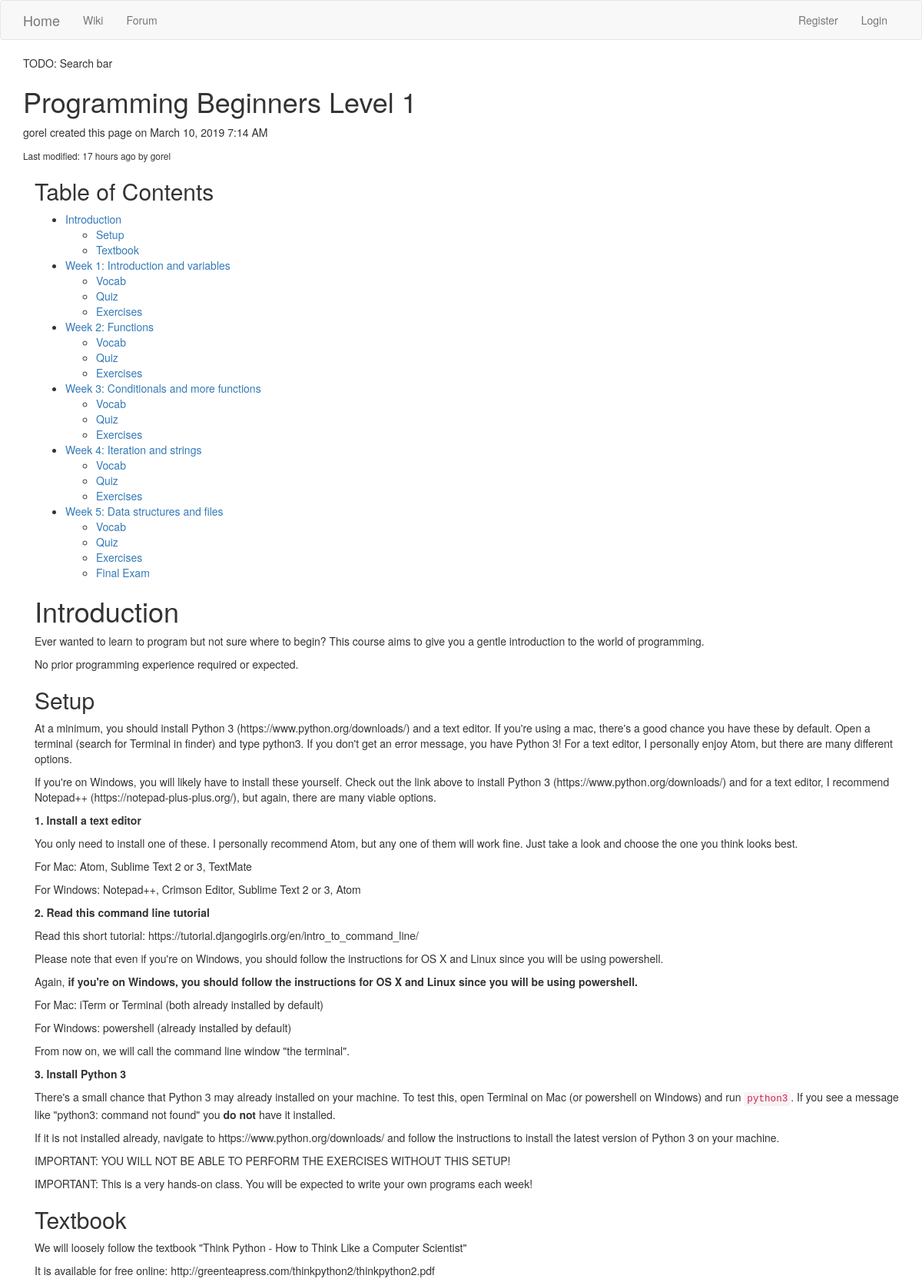
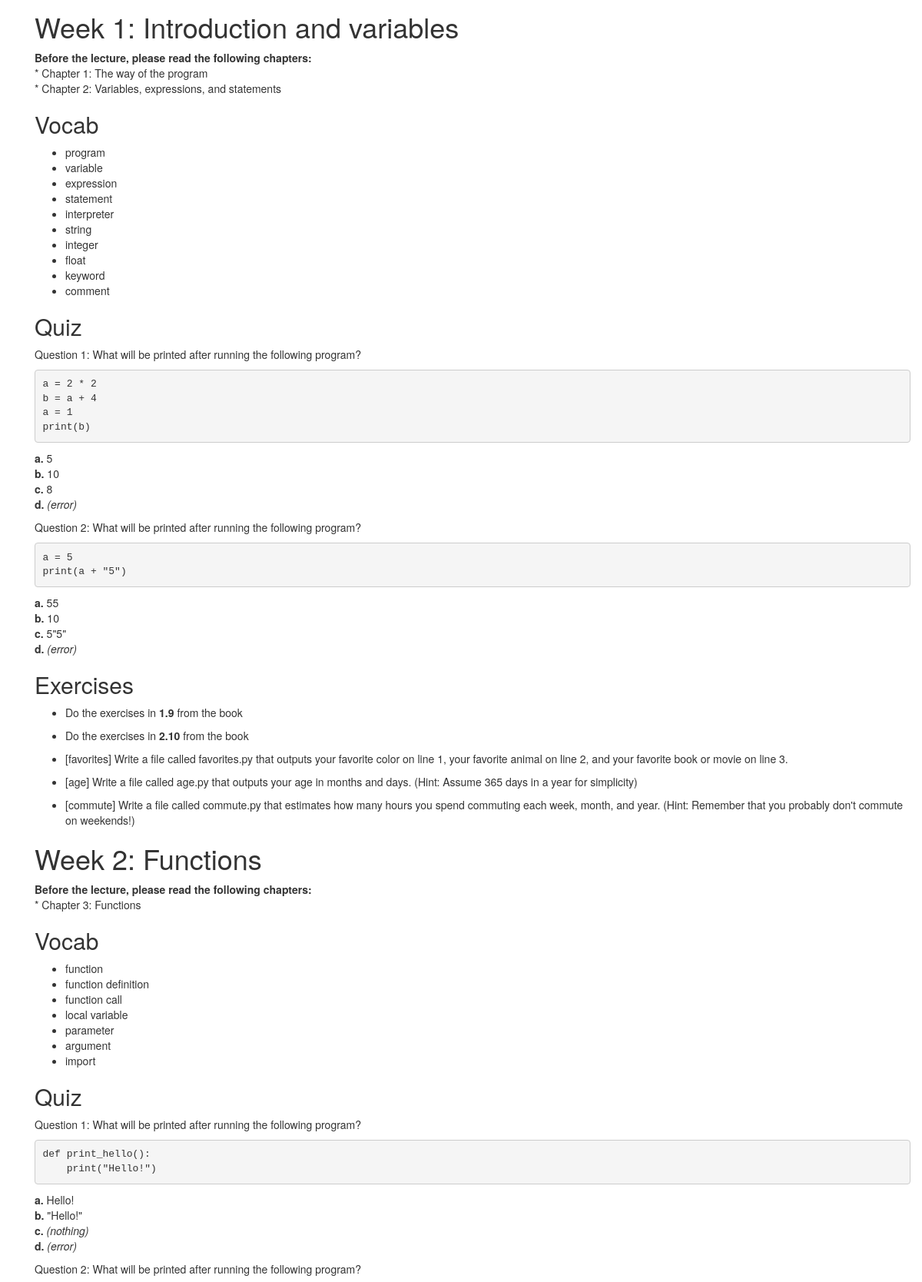
Page /wiki/programming-beginners-level-1 (upper part) on the committed database (2 pictures, top to bottom).
### personal_site/wiki/models.py (models this page shows, shortened)
class WikiPage(db.Model):
    id = db.Column(db.Integer, primary_key=True)
    idname = db.Column(db.String(64), index=True, unique=True)
    name = db.Column(db.String(64))
    content = db.Column(db.Text)
    created_at = db.Column(db.DateTime)
    last_modified_at = db.Column(db.DateTime)
    creator_id = db.Column(db.Integer, db.ForeignKey("user.id"))
    creator = db.relationship("User", foreign_keys=[creator_id])
    last_editor_id = db.Column(db.Integer, db.ForeignKey("user.id"))
    last_editor = db.relationship("User", foreign_keys=[last_editor_id])
    views = db.Column(db.Integer)
    @property
    def html(self):
        content_with_toc = "\n".join([
            "<h2>Table of Contents</h2>",
            "[TOC]",
            "",
            self.content,
        ])
        return MD.convert(content_with_toc)
    @classmethod
    def get_by_idname_or_404(cls, idname):
        return cls.query.filter_by(idname=idname).first_or_404()

### personal_site/auth/models.py (models this page shows, shortened)
class User(db.Model, flask_login.UserMixin):
    id = db.Column(db.Integer, primary_key=True)
    username = db.Column(db.String(64))
    email = db.Column(db.String(64), index=True, unique=True)
    pw_hash = db.Column(db.String(64))
    email_verified = db.Column(db.Boolean)
    is_admin = db.Column(db.Boolean)
    pw_reset = db.relationship(PasswordReset, backref="user")

### personal_site/wiki/controllers.py (the view)
@wiki.route("/<page_idname>")
def view(page_idname):
    page = models.WikiPage.get_by_idname_or_404(page_idname)
    page.views += 1
    db.session.commit()
    return flask.render_template("wiki/view.html", page=page)

### personal_site/templates/wiki/view.html (shortened to what this page needs)
{% extends "wiki/base.html" %}
{% block wiki_content %}
    <div class="row">
        <h1>
            {{ page.name }}
        </h1>
        <p>{{ page.creator.username }} created this page on {{ moment(page.created_at).format("LLL") }}</p>
        <small>Last modified: {{ moment(page.last_modified_at).fromNow() }} by {{ page.last_editor.username }}</small>
        <div class="container">
            {{ page.html|safe }}
        </div>
{% endblock %}

### rows in the picture
WikiPage: name "Programming Beginners Level 1", created_at "March 10, 2019 7:14 AM", last_modified_at "17 hours ago", html "Table of Contents Introduction Setup Textbook Week 1: Introduction and variables Vocab Quiz Exercises Week 2: Functions Vocab Quiz Exercises Week 3: Conditionals and more functions Vocab Quiz Exercises Week 4: Iteration and strings Vocab Quiz Exercises Week 5: Data structures and files Vocab Quiz Exercises Final Exam Introduction Ever wanted to learn to program but not sure where to begin? This course aims to give you a gentle introduction to the world of programming. No prior programming experience required or expected. Setup At a minimum, you should install Python 3 (https://www.python.org/downloads/) and a text editor. If you're using a mac, there's a good chance you have these by…"
User: creator.username "gorel", last_editor.username "gorel"
